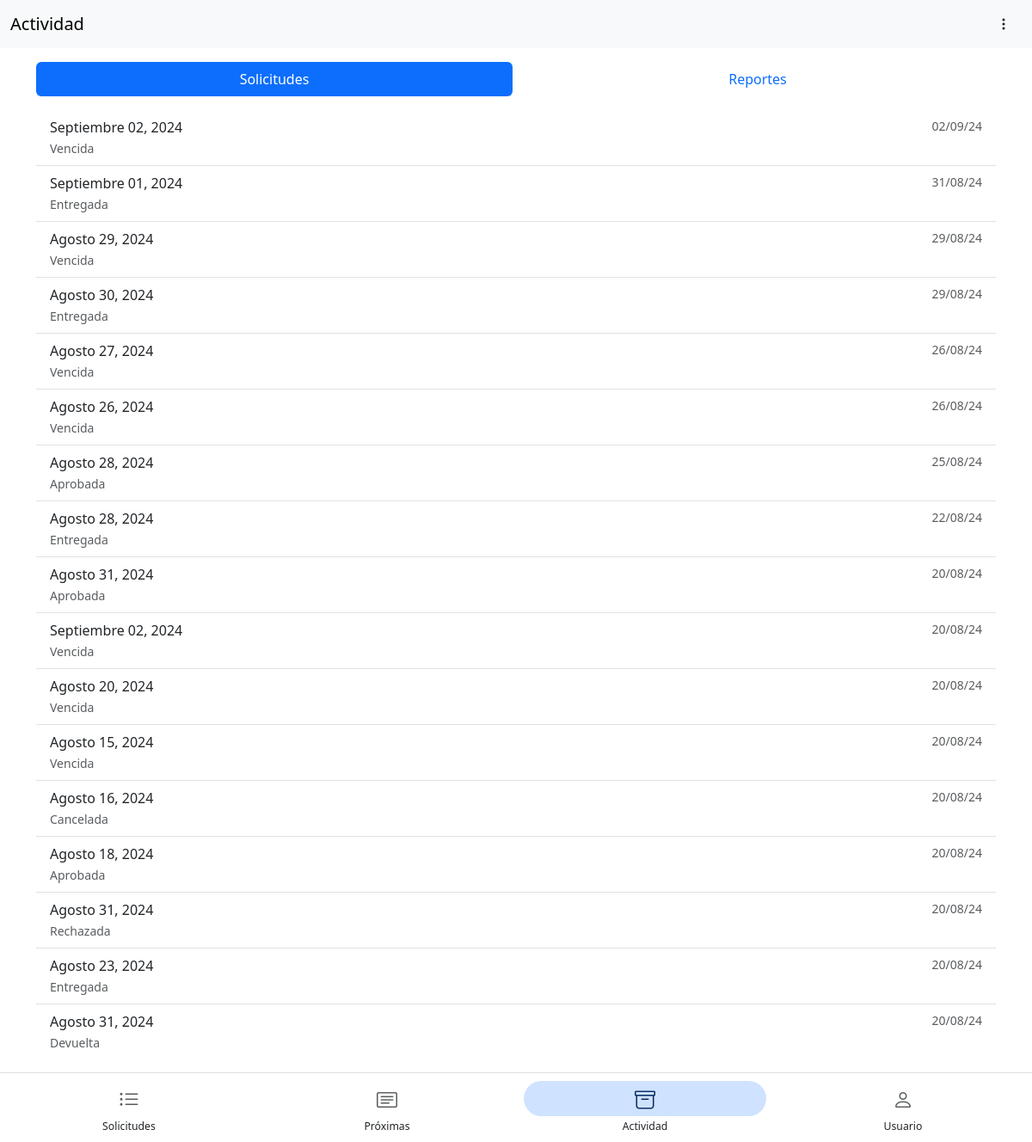
The page /orders/history/ (signed in) on the database its author committed.
### prestamos/models.py (models this page shows, shortened)
class Order(models.Model):
    class Meta:
        verbose_name = "Orden"
        verbose_name_plural = "Ordenes"
        ordering = ["-created_at"]
    user = models.ForeignKey(to=User, on_delete=models.CASCADE)
    created_at = models.DateTimeField(auto_now_add=True)
    updated_at = models.DateTimeField(auto_now=True)
    order_date = models.DateTimeField(default=timezone.now, null=False)
    return_date = models.DateTimeField(default=timezone.now, null=False)
    units = models.ManyToManyField(Unit, related_name='orders')
    status = models.CharField(max_length=10, choices=OrderStatusChoices.choices, default=OrderStatusChoices.PENDING)
    approved_by = models.ForeignKey(to=User, related_name='approved_orders', null=True, blank=True,
                                    on_delete=models.SET_NULL, default=None)
    def get_report(self):
        return getattr(self, 'reports', None)

### prestamos/views.py (the view)
# urls.py: path('orders/history/', OrderHistoryListView.as_view(), name='order_history_list'),
class OrderHistoryListView(LoginRequiredMixin, ListView):
    model = Order
    template_name = 'order_history_list.html'
    context_object_name = 'orders'
    paginate_by = 100
    def get_queryset(self):
        return Order.objects.filter(
            user=self.request.user,
            order_date__lt=timezone.now()
        )

### templates/order_history_list.html (shortened to what this page needs)
{% extends 'bases/base-nav.html' %}
{% block nav %}
  {% include 'navegation/top.html' with title='Actividad' %}
{% endblock %}
{% block content %}
  <div class="container">
    <ul class="nav nav-pills nav-fill nav-justified mt-3 mb-3 gap-2" id="myTab">
      <li class="nav-item">
        <a class="nav-link active" id="ordenes-tab" data-bs-toggle="tab" href="#ordenes">
          Solicitudes
        </a>
      </li>
      <li class="nav-item">
        <a class="nav-link" id="reportes-tab" data-bs-toggle="tab" href="#reportes">
          Reportes
        </a>
      </li>
    </ul>
    <div class="tab-content" style="margin-bottom: 6em;">
      <div class="tab-pane fade show active" id="ordenes" role="tabpanel" aria-labelledby="ordenes-tab">
        <ul class="list-group list-group-flush">
          {% for order in orders %}
            <a class="list-group-item list-group-item-action d-flex justify-content-between align-items-start" href="{% url 'order_detail' order.pk %}">
              <div class="me-auto">
                <div class="fw-medium">{{ order.order_date|date:'F d, Y' }}</div>
                {% if order.status == 'pending' %}
                  <span class="text-muted small">Vencida</span>
                {% else %}
                  <span class="text-muted small">{{ order.get_status_display }}</span>
                {% endif %}
              </div>
              <span class="text-muted small">{{ order.created_at|date:'d/m/y' }}</span>
            </a>
          {% endfor %}
        </ul>
      </div>
    </div>
  </div>
  <div class="fixed-bottom">
    {% include 'navegation/bottom.html' with option=2 %}
  </div>
{% endblock %}

### rows shown on the page
Order: order_date "Septiembre 02, 2024", status "Vencida", created_at "02/09/24"
Order: order_date "Septiembre 01, 2024", status "Entregada", created_at "31/08/24"
Order: order_date "Agosto 29, 2024", status "Vencida", created_at "29/08/24"
Order: order_date "Agosto 30, 2024", status "Entregada", created_at "29/08/24"
Order: order_date "Agosto 27, 2024", status "Vencida", created_at "26/08/24"
Order: order_date "Agosto 26, 2024", status "Vencida", created_at "26/08/24"
Order: order_date "Agosto 28, 2024", status "Aprobada", created_at "25/08/24"
Order: order_date "Agosto 28, 2024", status "Entregada", created_at "22/08/24"
Order: order_date "Agosto 31, 2024", status "Aprobada", created_at "20/08/24"
Order: order_date "Septiembre 02, 2024", status "Vencida", created_at "20/08/24"
Order: order_date "Agosto 20, 2024", status "Vencida", created_at "20/08/24"
Order: order_date "Agosto 15, 2024", status "Vencida", created_at "20/08/24"
Order: order_date "Agosto 16, 2024", status "Cancelada", created_at "20/08/24"
Order: order_date "Agosto 18, 2024", status "Aprobada", created_at "20/08/24"
Order: order_date "Agosto 31, 2024", status "Rechazada", created_at "20/08/24"
Order: order_date "Agosto 23, 2024", status "Entregada", created_at "20/08/24"
Order: order_date "Agosto 31, 2024", status "Devuelta", created_at "20/08/24"

### other values the page prints
{{ title }} "Actividad"
